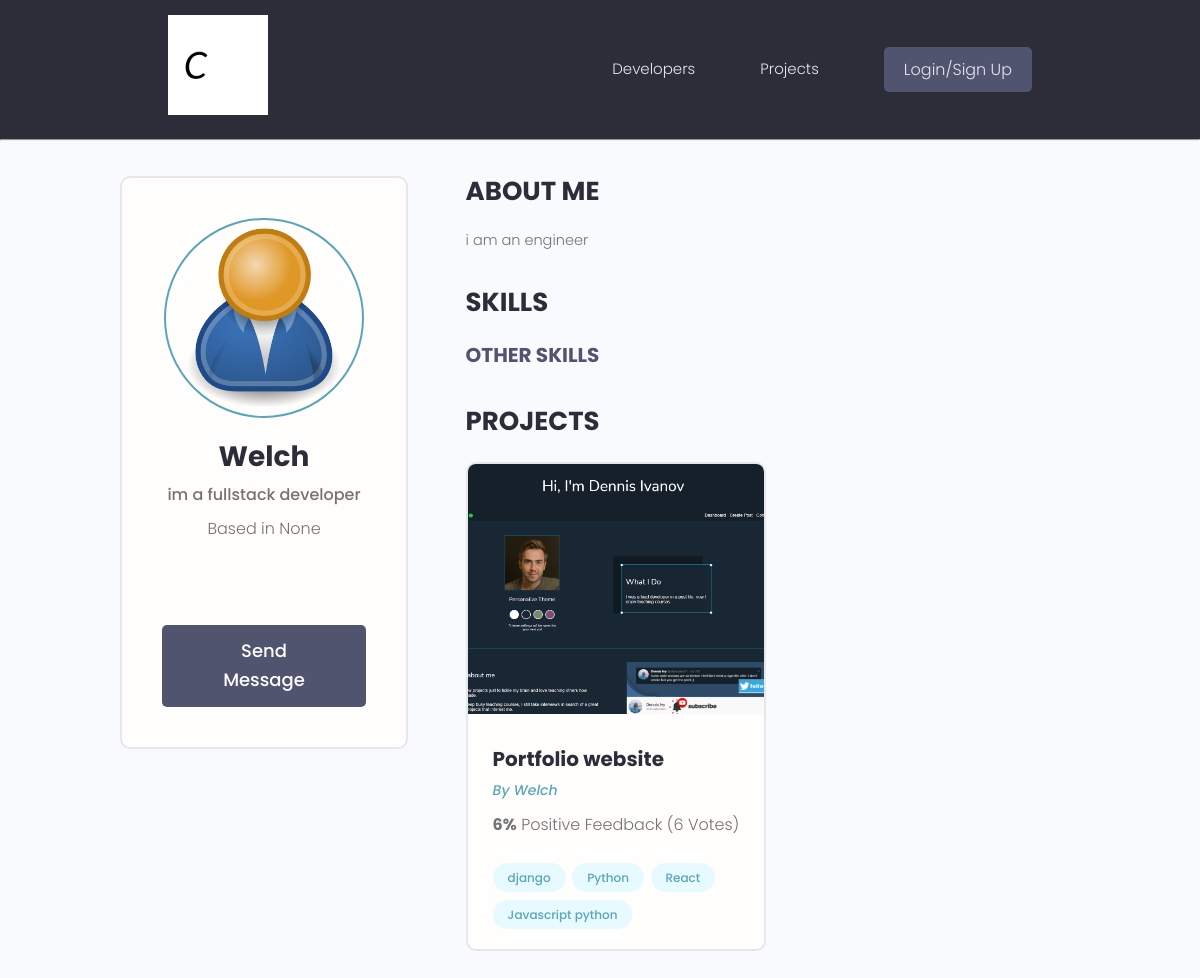
The page /profile/8636f272-cf4b-45b6-a393-5bc71341fbd2/ on the database its author committed.
### users/models.py (models this page shows, shortened)
class Profile(models.Model):
    user = models.OneToOneField(User, on_delete=models.CASCADE, null=True, blank=True)
    name = models.CharField(max_length=100, blank=True, null=True)
    username = models.CharField(max_length=200, blank=True, null=True)
    email = models.EmailField(max_length=254, blank=True, null=True)
    location = models.CharField(max_length=100, blank=True, null=True)
    short_intro = models.CharField(max_length=200, blank=True, null=True)
    bio = models.TextField(blank=True, null=True)
    profile_image = models.ImageField(upload_to='profiles/', blank=True, null=True, default="profiles/user-default.png")
    social_github = models.CharField(max_length=100, blank=True, null=True)
    social_twitter = models.CharField(max_length=100, blank=True, null=True)
    social_linkedin = models.CharField(max_length=100, blank=True, null=True)
    social_youtube = models.CharField(max_length=100, blank=True, null=True)
    social_website = models.CharField(max_length=100, blank=True, null=True)
    created = models.DateTimeField(auto_now_add=True)
    id = models.UUIDField(default=uuid.uuid4, unique=True, primary_key=True, editable=False)

### projects/models.py (models this page shows, shortened)
class Project(models.Model):
    owner = models.ForeignKey(Profile, null=True, blank=True, on_delete=models.SET_NULL)
    title = models.CharField(max_length=200)
    description = models.TextField(null=True, blank=True)
    featured_image = models.ImageField(null=True, blank=True, default="default.jpg")
    demo_link = models.CharField(max_length=2000, null=True, blank=True)
    source_link = models.CharField(max_length=2000, null=True, blank=True)
    tags = models.ManyToManyField('Tag', blank=True)
    vote_total = models.IntegerField(default=0, null=True, blank=True)
    vote_ratio = models.IntegerField(default=0, null=True, blank=True)
    created = models.DateTimeField(auto_now_add=True)
    id = models.UUIDField(default=uuid.uuid4, unique=True, primary_key=True, editable=False)
    class Meta:
        ordering = ['-vote_ratio', '-vote_total', 'title']

class Tag(models.Model):
    name = models.CharField(max_length=200)
    created = models.DateTimeField(auto_now_add=True)
    id = models.UUIDField(default=uuid.uuid4, unique=True, primary_key=True, editable=False)
    def __str__(self):
        return self.name

### users/views.py (the view)
# urls.py: path('profile/<str:pk>/', views.userProfile, name="user-profile"),
def userProfile(request, pk):
    try:
        profile = Profile.objects.get(id=pk)
    except Profile.DoesNotExist:
        return HttpResponse('Profile not found', status=404)  # Return a 404 response for missing profiles
    topSkills = profile.skill_set.exclude(description__exact="")
    otherSkills = profile.skill_set.filter(description="")
    context = {'profile': profile, 'topSkills': topSkills, "otherSkills": otherSkills}
    return render(request, 'users/user-profile.html', context)

### users/templates/users/user-profile.html (shortened to what this page needs)
{% extends 'main.html' %}
{% block content %}
<main class="profile my-md">
    <div class="container">
        <div class="layout">
            <div class="column column--1of3">
                <div class="card text-center">
                    <div class="card__body dev">
                        <img class="avatar avatar--xl" src="{{ profile.profile_image.url  }}" />
                        <h2 class="dev__name">{{profile.name}}</h2>
                        <p class="dev__title">{{profile.short_intro}}</p>
                        <p class="dev__location">Based in {{profile.location}}</p>
                        <ul class="dev__social">
                        </ul>
                        {% if request.user.profile.id != profile.id %}
                        <a href="{% url 'create-message' profile.id %}" class="btn btn--sub btn--lg">Send Message </a>
                        {% endif %}
                    </div>
                </div>
            </div>
            <div class="column column--2of3">
                <div class="devInfo">
                    <h3 class="devInfo__title">About Me</h3>
                    <p class="devInfo__about">{{profile.bio}}</p>
                </div>
                <div class="devInfo">
                    <h3 class="devInfo__title">Skills</h3>
                    <div class="devInfo__skills">
                        <h3 class="devInfo__subtitle">Other Skills</h3>
                    </div>
                </div>
                <div class="devInfo">
                    <h3 class="devInfo__title">Projects</h3>
                    <div class="grid grid--two">
                        {% for project in profile.project_set.all %}
                        <div class="column">
                            <div class="card project">
                                <a href="{% url 'project' project.id %}" class="project">
                                    <img class="project__thumbnail" src="{{ project.featured_image.url }}"
                                        alt="project thumbnail" />
                                    <div class="card__body">
                                        <h3 class="project__title">{{project.title}}</h3>
                                        <p><a class="project__author"
                                                href="{% url 'user-profile' project.owner.id %}">By
                                                {{project.owner.name}}</a>
                                        </p>
                                        <p class="project--rating">
                                            <span style="font-weight: bold;">{{project.vote_ratio}}%</span> Positive
                                            Feedback ({{project.vote_total}} Vote{{project.vote_total|pluralize:"s"}})
                                        </p>
                                        <div class="project__tags">
                                            {% for tag in project.tags.all %}
                                            <span class="tag tag--pill tag--main">
                                                <small>{{tag}}</small>
                                            </span>
                                            {% endfor %}
                                        </div>
                                    </div>
                                </a>
                            </div>
                        </div>
                        {% endfor %}
                    </div>
                </div>
            </div>
        </div>
    </div>
</main>
{% endblock content %}

### static/styles/app.css (style rules this page uses)
:root { --color-sub: #2d2d39; }
.btn--sub { background-color: var(--color-sub-light); }
.card { border: 2px solid var(--color-light); }
img { width: 100%; }
.profile .card > .dev { padding: 4rem; }
.dev__name { color: var(--color-sub); font-size: 2.8rem; font-weight: 700; margin-top: 1rem; margin-bottom: 0.5rem; }
.dev__title { font-size: 1.6rem; font-weight: 500; line-height: 1.3; }
.dev__location { margin-top: 1rem; }
.dev__social { margin: 3rem 0; list-style: none; display: flex; justify-content: center; gap: 1.5rem; }
.devInfo { margin-bottom: 3rem; }
.devInfo__title, .devInfo__subtitle { font-size: 2.6rem; color: var(--color-sub); text-transform: uppercase; font-weight: 700; margin-bottom: 1.5rem; }
.devInfo__subtitle { font-size: 2rem; color: var(--color-sub-light); }
.devInfo__about, .devSkill__info { font-size: 1.45rem; line-height: 1.7; text-align: justify; }
.project__author { font-size: 1.4rem; font-style: italic; }
.project--rating { margin-bottom: 1.6em; margin-top: .5em; }
.project__thumbnail { height: 25rem; object-fit: cover; object-position: top center; }
.project__title { font-size: 2rem; font-weight: 700; color: var(--color-sub); }

### static/uikit/styles/modules/_variables.css (style rules this page uses)
:root { --color-main: #5aa5b9; --color-main-light: #e6faff; --color-sub: #3f4156; --color-sub-light: #51546e; --color-sub-lighter: #ededfd; --color-text: #737373; --color-gray: #8b8b8b; --color-light: #e5e7eb; --color-light-gray: #767676; --color-bg: #f8fafd; --color-white: #fffefd; --color-white-light: #f3f3f3; --color-success: #359e64; --color-success-bg: #def8e8; --color-error: #fc4b0b; --color-error-bg: #fff2ee; --font-base: 'Poppins', arial, helvetica, 'Segoe UI', roboto, ubuntu, sans-serif; --font-monospace: 'Fira Code', 'Courier New', courier, monospace; --font-regular: 300; --font-medium: 500; --font-bold: 700; --generic-shadow: 1px 1px 5px #00000010; --generic-transition: all 0.3s ease-in-out; }

### static/uikit/styles/modules/_base.css (style rules this page uses)
* { margin: 0; padding: 0; box-sizing: border-box; text-rendering: optimizeLegibility; color: inherit; font-size: inherit; }
html { font-size: 50%; }
@media only screen and (min-width: 480px) { html { font-size: 56.25%; } }
@media only screen and (min-width: 1200px) { html { font-size: 62.5%; } }
body { line-height: 1.6; font-weight: 400; font-size: 1.5rem; color: var(--color-text); background-color: var(--color-bg); min-height: 100vh; }

### static/uikit/styles/modules/_typography.css (style rules this page uses)
* { font-family: var(--font-base); }
h2 { font-size: 3.6rem; font-weight: var(--font-bold); }
h3 { font-size: 3.2rem; font-weight: var(--font-medium); }
p, span, strong { font-size: 1.6rem; color: var(--color-text); font-weight: var(--font-regular); }
a { padding-bottom: 2px; text-decoration: none; display: inline-block; color: var(--color-main); font-weight: var(--font-medium); }

### static/uikit/styles/modules/_utilities.css (style rules this page uses)
.container { width: 92%; max-width: 165rem; margin: 0 auto; box-sizing: border-box; }
@media screen and (min-width: 1000px) { .container { width: 90%; } }
@media screen and (min-width: 1200px) { .container { width: 80%; } }
.text-center { text-align: center; }
.my-md { margin: 3rem auto; }

### static/uikit/styles/modules/_avatar.css (style rules this page uses)
.avatar { border-radius: 50%; border: 2px solid var(--color-main); object-fit: cover; }
.avatar--xl { height: 20rem; width: 20rem; }

### static/uikit/styles/modules/_button.css (style rules this page uses)
.btn { display: inline-block; position: relative; cursor: pointer; background-color: var(--color-light); font-weight: var(--font-medium); color: var(--color-sub); text-decoration: none; padding: 1rem 2rem; border-radius: 0.5rem; border: none; width: -webkit-fit-content; width: -moz-fit-content; width: fit-content; height: -webkit-fit-content; height: -moz-fit-content; height: fit-content; font-size: 1.6rem; outline-width: 0; outline-color: transparent; -webkit-backface-visibility: hidden; backface-visibility: hidden; transition: all 0.3s ease-in-out; }
.btn--sub { background-color: var(--color-sub); color: var(--color-white); }
.btn--lg { font-size: 1.8rem; padding: 1.2rem 4.5rem; }

### static/uikit/styles/modules/_card.css (style rules this page uses)
.card { border-radius: 1rem; background-color: var(--color-white); border: 1.5px solid var(--color-light); width: auto; height: auto; margin-top: 0.5rem; margin-bottom: 0.5rem; overflow: hidden; }
.card__body, .card__header { padding: 2rem 2.5rem; }

### static/uikit/styles/modules/_layout.css (style rules this page uses)
.layout { display: flex; flex-flow: row wrap; justify-content: space-between; }
.layout > .column { margin-bottom: 3rem; }
.layout > .column.column--1of3 { flex-basis: 30%; }
.layout > .column.column--2of3 { flex-basis: 64%; }

### rows shown on the page
Profile: profile_image (placeholder picture), name "Welch", short_intro "im a fullstack developer", location "None", bio "i am an engineer"
Project: featured_image (picture), title "Portfolio website", owner.name "Welch", vote_ratio "6", vote_total "6"
Tag: name "django"
Tag: name "Python"
Tag: name "React"
Tag: name "Javascript python"
